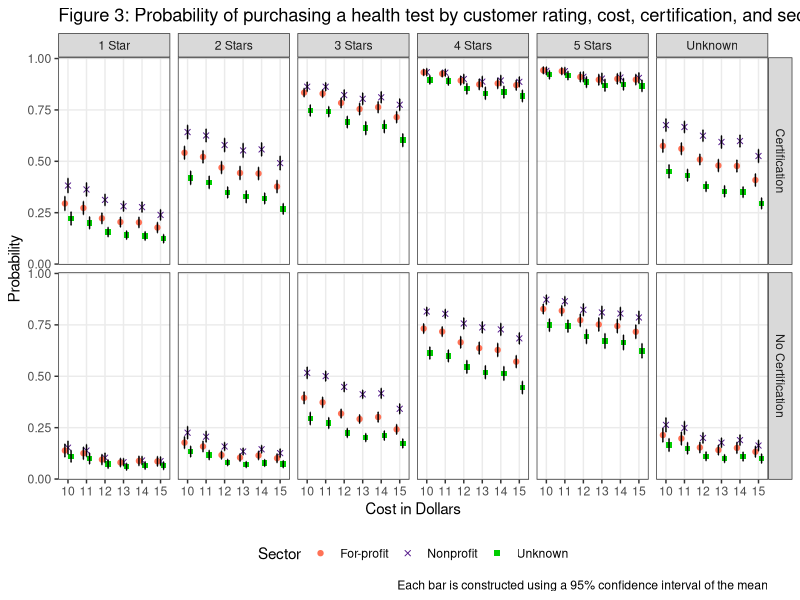

Generate this figure with R:

getwd()
setwd()

require(dplyr)
require(ggplot2)
require(tidyr)
require(scales)
require(readxl)

PurchProbHealth <- read_excel("Health_Long_Results.xlsx")


health <- PurchProbHealth %>% 
  filter(`cost ($)` >= 10)

# Dot Plot chart ci bars
D <- ggplot(health, aes(y = probability, x = `cost ($)`, 
                       color = Sector, shape = Sector)) + 
  geom_point(position = position_dodge(width = 0.5)) +
  geom_errorbar(aes(ymin=probability-ci, ymax=probability+ci), width=.1, color="black", position = position_dodge(width = 0.5)) +
  scale_shape_manual(values=c(19, 4, 15, 17))+
  scale_color_manual(values=c('coral1', "purple4", "green3", "cornflowerblue"))+
  scale_x_continuous(breaks = 10:15) +
  labs(color = "Sector", shape = "Sector", x = "Cost", y = "Probability", 
       title = "Figure 3: Probability of purchasing a health test by customer rating, cost, certification, and sector",
       caption="Each bar is constructed using a 95% confidence interval of the mean") +
  facet_wrap(vars(rating)) +
  theme_bw() +
  facet_grid(certification ~ rating) +
  theme(panel.grid.minor = element_blank(),
        legend.position = "bottom")

D + xlab("Cost in Dollars")

